Frame 1 (no input): blank canvas, image omitted
Frame 60 (no input): blank canvas, image omitted
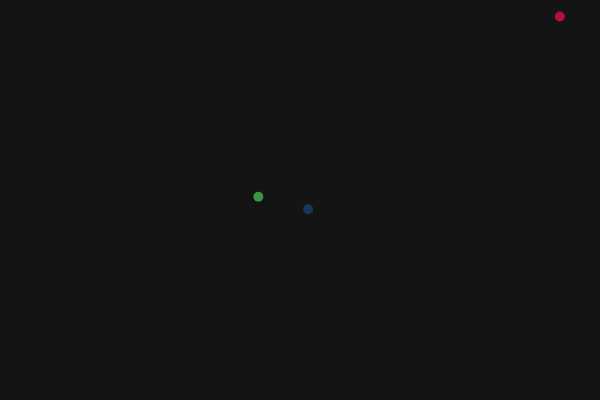
Frame 120 (the mouse pressed at the canvas centre since frame 60)

The p5.js sketch whose frames 1 and 60 were blank and that drew this single picture after the mouse press (run headless with seeded random() and noise() and a simulated clock; from frame 60 on, the mouse is pressed at the canvas centre):

// p5.js sketch
// ── sketch.js
// console.log("hi")

// const setup = ()=>{
//     console.log("hi")
// }


// const draw = ()=>{
//     console.log("hi")
// }




// const movable=(e)=>{ return {
//     show:(s)=>ellipse(e.l.x,e.l.y,s,s),
//     drive:()=>e.l.add(e.a)

// }
// }


class Vector {
    constructor(x,y){
        this.x=x
        this.y=y
    }
    add(x){
        this.x+=x.x;
        this.y+=x.y
    }
    mul(x){
        this.x*=x.x;
        this.y*=x.y
    }
    print(){
        console.log(this.x,this.y)
    }
    unpack(){
        return this.x,this.y
    }

}

class Engine{
    constructor(x,y,xv,xa,yv,ya){
        this.l=new Vector(x,y)
        this.v=new Vector(xv,yv)
        this.a=new Vector(xa,ya)
        this.accelerate()

    }
    accelerate(){
        // if (this.v.x>4){
        //     console.log("reducing")
        //     this.a.x-=random(1)
        // } 

        // if (this.v.y>4){
        //     console.log("reducing")
        //     this.a.y-=random(1)
        // } 
      
        // this.v.add(this.a)
        this.v=new Vector(random(-4,4),random(-2,2))
        this.l.add(this.v)
        if (this.l.x>=width) {
            // l=true
            this.l.x=0
        }
        if (this.l.x<0) {
            // l=true
            this.l.x=width-0
        }
        if (this.l.y>=height) {
            // l=true
            this.l.y=0
        }
        if (this.l.y<0) {
            // l=true
            this.l.y=height-0
        }
        
        this.draw()
    }

   
    

    draw(){
        noStroke()
        fill(random(180),random(180),random(150))
        ellipse(this.l.x,this.l.y,10,10)
    }

    
    
}

const objs=[]

function setup() {
    x=0
    createCanvas(600,400);
    background(240)
    l=new Vector(0,height/2)
    v=new Vector(0,0)
    a=new Vector(.01,0)
    console.table(l,v,a)
    // v1=new Engine(50,40,0,0.001,0,0)

    
  

}



const addCircle=()=>{
    fill(random(255),random(255),random(255),random(255))
    ellipse(random(0,width),random(0,height) , random(100), random(45,50));
}



function mousePressed(){
    objs.push(new Engine(mouseX,mouseY,0,random(-1,1)/100,0,random(-1,1)/100))

//    console.log(objs)
}


function mouseMoved(){
    mousePressed()
}

var draw=()=> {

    background(20)
    v.add(a)
    l.add(v)
    if (l.x>=width) {
        l.x=0
    }
    
    // ellipse(l.x,l.y,20,20)

    

    // for (n of nn){
    //     objs.push(new Engine(random(0,width),random(0,height),0,random(-1,1)/100,0,0))
    // }
    // console.log(objs.length)
    
    for (n of objs){
        n.accelerate()
    }
    // v1.accelerate()
    // v1.draw()

    // v2.accelerate()
    // v2.draw()
    
    
    //   ellipse(v1.l.x,v1.l.y,10,10)        

    // v2.draw()
    // v2.accelerate()

  
    

    
   
    


    
//     // stroke()
//     stroke(255);

//    line(0,0,random(width),random(height))
//    stroke(255,180,0,80);
   
//    line(random(width),random(height),width,height)
//    rect(random(x),random(height),10,random(height))
//     x+=10
}
